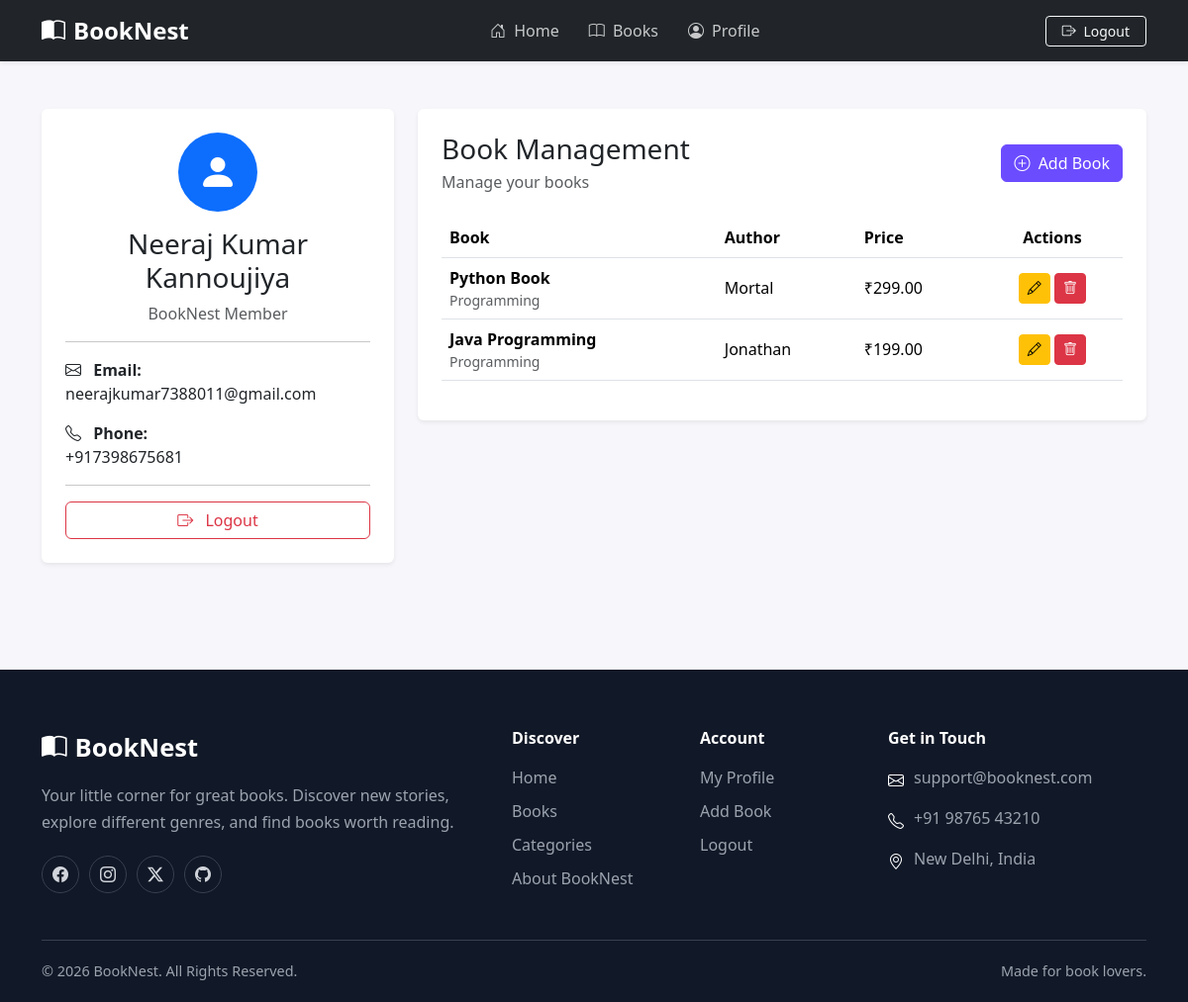
Screenshot of /profile (signed in) with the database file from the repository.
### app.py (models this page shows)
class User(db.Model):
    __tablename__ = "users"
    id = db.Column(db.Integer, primary_key=True)
    name = db.Column(db.String(100), nullable=False)
    email = db.Column(db.String(120), unique=True, nullable=False)
    phone = db.Column(db.String(15), nullable=False)
    password = db.Column(db.String(255), nullable=False)

class Book(db.Model):
    __tablename__ = "books"
    id = db.Column(db.Integer, primary_key=True)
    user_id = db.Column(
        db.Integer,
        db.ForeignKey("users.id"),
        nullable=False
    )
    title = db.Column(db.String(200), nullable=False)
    author = db.Column(db.String(150), nullable=False)
    price = db.Column(db.Float, nullable=False)
    category = db.Column(db.String(100))
    description = db.Column(db.Text)
    image = db.Column(db.String(255))

### app.py (the view)
@app.route("/profile")
def profile():
    if not is_logged_in():
        session.clear()
        flash("Please login again.", "warning")
        return redirect(url_for("login"))
    user = User.query.get(session["user_id"])
    if not user:
        session.clear()
        flash("User account not found.", "danger")
        return redirect(url_for("login"))
    books = Book.query.filter_by(
        user_id=user.id
    ).order_by(Book.id.desc()).all()
    return render_template(
        "profile.html",
        user=user,
        books=books
    )

### app.py (called while the page is built)
def is_logged_in():
    return (
        "user_id" in session
        and session.get("session_version") == app.config["SESSION_VERSION"]
    )

@app.before_request
def validate_session():
    if "user_id" in session:
        if session.get("session_version") != app.config["SESSION_VERSION"]:
            session.clear()

### templates/profile.html (shortened to what this page needs)
{% extends "base.html" %}
{% block content %}
<div class="container py-5">
    <div class="row g-4">
        <div class="col-lg-4">
            <div class="card border-0 shadow-sm">
                <div class="card-body p-4 text-center">
                    <div class="rounded-circle bg-primary text-white
                                d-flex align-items-center justify-content-center
                                mx-auto mb-3"
                         style="width:80px;height:80px">
                        <i class="bi bi-person-fill fs-1"></i>
                    </div>
                    <h3>{{ user.name }}</h3>
                    <p class="text-muted">BookNest Member</p>
                    <hr>
                    <div class="text-start">
                        <p>
                            <i class="bi bi-envelope me-2"></i>
                            <strong>Email:</strong><br>
                            {{ user.email }}
                        </p>
                        <p>
                            <i class="bi bi-telephone me-2"></i>
                            <strong>Phone:</strong><br>
                            {{ user.phone }}
                        </p>
                    </div>
                    <hr>
                    <a href="{{ url_for('logout') }}"
                       class="btn btn-outline-danger w-100">
                        <i class="bi bi-box-arrow-right me-2"></i>
                        Logout
                    </a>
                </div>
            </div>
        </div>
        <div class="col-lg-8">
            <div class="card border-0 shadow-sm">
                <div class="card-body p-4">
                    <div class="d-flex justify-content-between
                                align-items-center mb-4">
                        <div>
                            <h3 class="mb-1">Book Management</h3>
                            <p class="text-muted mb-0">
                                Manage your books
                            </p>
                        </div>
                        <a href="{{ url_for('add_book') }}"
                           class="btn btn-primary">
                            <i class="bi bi-plus-circle me-1"></i>
                            Add Book
                        </a>
                    </div>
                    {% if books %}
                    <div class="table-responsive">
                        <table class="table align-middle">
                            <thead>
                                <tr>
                                    <th>Book</th>
                                    <th>Author</th>
                                    <th>Price</th>
                                    <th class="text-center">Actions</th>
                                </tr>
                            </thead>
                            <tbody>
                                {% for book in books %}
                                <tr>
                                    <td>
                                        <strong>{{ book.title }}</strong>
                                        {% if book.category %}
                                        <small class="d-block text-muted">
                                            {{ book.category }}
                                        </small>
                                        {% endif %}
                                    </td>
                                    <td>{{ book.author }}</td>
                                    <td>
                                        ₹{{ "%.2f"|format(book.price) }}
                                    </td>
                                    <td class="text-center">
                                        <a href="{{ url_for('edit_book', id=book.id) }}"
                                           class="btn btn-sm btn-warning">
                                            <i class="bi bi-pencil"></i>
                                        </a>
                                        <form method="POST"
                                              action="{{ url_for('delete_book', id=book.id) }}"
                                              class="d-inline"
                                              onsubmit="return confirm('Delete this book?');">
                                            <button type="submit"
                                                    class="btn btn-sm btn-danger">
                                                <i class="bi bi-trash"></i>
                                            </button>
                                        </form>
                                    </td>
                                </tr>
                                {% endfor %}
                            </tbody>
                        </table>
                    </div>
                    {% endif %}
                </div>
            </div>
        </div>
    </div>
</div>
{% endblock %}

### static/css/style.css (style rules this page uses)
:root { --primary: #6c4cff; --primary-dark: #5135d4; --dark: #171321; --text: #333333; --muted: #777777; --light-bg: #f7f7fb; --white: #ffffff; --border: #e5e5e5; }
* { box-sizing: border-box; }
body { margin: 0; color: var(--text); background: var(--light-bg); font-family: "Segoe UI", Tahoma, Geneva, Verdana, sans-serif; }
a { text-decoration: none; }
.btn-primary, .auth-btn { background: var(--primary); border-color: var(--primary); }

### rows the page displays
User: name "Neeraj Kumar Kannoujiya", email "neerajkumar7388011@gmail.com", phone "+917398675681"
Book: title "Python Book", category "Programming", author "Mortal", price "299.00"
Book: title "Java Programming", category "Programming", author "Jonathan", price "199.00"
